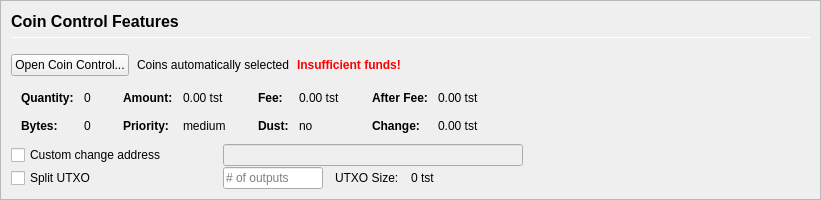
         <widget class="QFrame" name="frameCoinControl">
          <property name="sizePolicy">
           <sizepolicy hsizetype="Expanding" vsizetype="Expanding">
            <horstretch>0</horstretch>
            <verstretch>0</verstretch>
           </sizepolicy>
          </property>
          <property name="maximumSize">
           <size>
            <width>16777215</width>
            <height>16777215</height>
           </size>
          </property>
          <property name="frameShape">
           <enum>QFrame::StyledPanel</enum>
          </property>
          <property name="frameShadow">
           <enum>QFrame::Sunken</enum>
          </property>
          <layout class="QVBoxLayout" name="verticalLayoutCoinControl2">
           <property name="spacing">
            <number>0</number>
           </property>
           <property name="leftMargin">
            <number>0</number>
           </property>
           <property name="topMargin">
            <number>0</number>
           </property>
           <property name="rightMargin">
            <number>0</number>
           </property>
           <property name="bottomMargin">
            <number>0</number>
           </property>
           <item>
            <widget class="QFrame" name="frameCoinControl_BG">
             <layout class="QVBoxLayout" name="verticalLayoutCoinControl" stretch="0,0,0,0,0,0">
              <property name="spacing">
               <number>1</number>
              </property>
              <property name="leftMargin">
               <number>10</number>
              </property>
              <property name="topMargin">
               <number>10</number>
              </property>
              <item>
               <layout class="QHBoxLayout" name="horizontalLayoutCoinControl1">
                <property name="bottomMargin">
                 <number>15</number>
                </property>
                <item>
                 <layout class="QVBoxLayout" name="verticalLayout_3">
                  <property name="spacing">
                   <number>6</number>
                  </property>
                  <item>
                   <widget class="QLabel" name="labelCoinControlFeatures">
                    <property name="sizePolicy">
                     <sizepolicy hsizetype="Preferred" vsizetype="Maximum">
                      <horstretch>0</horstretch>
                      <verstretch>0</verstretch>
                     </sizepolicy>
                    </property>
                    <property name="minimumSize">
                     <size>
                      <width>0</width>
                      <height>20</height>
                     </size>
                    </property>
                    <property name="font">
                     <font>
                      <pointsize>12</pointsize>
                      <weight>75</weight>
                      <bold>true</bold>
                     </font>
                    </property>
                    <property name="styleSheet">
                     <string notr="true">font-weight:bold;</string>
                    </property>
                    <property name="text">
                     <string>Coin Control Features</string>
                    </property>
                   </widget>
                  </item>
                  <item>
                   <widget class="Line" name="line">
                    <property name="minimumSize">
                     <size>
                      <width>0</width>
                      <height>1</height>
                     </size>
                    </property>
                    <property name="maximumSize">
                     <size>
                      <width>16777215</width>
                      <height>1</height>
                     </size>
                    </property>
                    <property name="orientation">
                     <enum>Qt::Horizontal</enum>
                    </property>
                   </widget>
                  </item>
                 </layout>
                </item>
               </layout>
              </item>
              <item>
               <layout class="QHBoxLayout" name="horizontalLayoutCoinControl2" stretch="0,0,0,0">
                <property name="spacing">
                 <number>8</number>
                </property>
                <property name="bottomMargin">
                 <number>10</number>
                </property>
                <item>
                 <widget class="QPushButton" name="pushButtonCoinControl">
                  <property name="styleSheet">
                   <string notr="true"/>
                  </property>
                  <property name="text">
                   <string>Open Coin Control...</string>
                  </property>
                  <property name="autoDefault">
                   <bool>false</bool>
                  </property>
                 </widget>
                </item>
                <item>
                 <widget class="QLabel" name="labelCoinControlAutomaticallySelected">
                  <property name="text">
                   <string>Coins automatically selected</string>
                  </property>
                  <property name="margin">
                   <number>5</number>
                  </property>
                 </widget>
                </item>
                <item>
                 <widget class="QLabel" name="labelCoinControlInsuffFunds">
                  <property name="font">
                   <font>
                    <weight>75</weight>
                    <bold>true</bold>
                   </font>
                  </property>
                  <property name="styleSheet">
                   <string notr="true">color:red;font-weight:bold;</string>
                  </property>
                  <property name="text">
                   <string>Insufficient funds!</string>
                  </property>
                  <property name="margin">
                   <number>5</number>
                  </property>
                 </widget>
                </item>
                <item>
                 <spacer name="horizontalSpacerCoinControl">
                  <property name="orientation">
                   <enum>Qt::Horizontal</enum>
                  </property>
                  <property name="sizeHint" stdset="0">
                   <size>
                    <width>40</width>
                    <height>1</height>
                   </size>
                  </property>
                 </spacer>
                </item>
               </layout>
              </item>
              <item>
               <widget class="QWidget" name="widgetCoinControl" native="true">
                <property name="sizePolicy">
                 <sizepolicy hsizetype="Preferred" vsizetype="Preferred">
                  <horstretch>0</horstretch>
                  <verstretch>0</verstretch>
                 </sizepolicy>
                </property>
                <property name="minimumSize">
                 <size>
                  <width>0</width>
                  <height>0</height>
                 </size>
                </property>
                <property name="styleSheet">
                 <string notr="true"/>
                </property>
                <layout class="QHBoxLayout" name="horizontalLayoutCoinControl5">
                 <property name="leftMargin">
                  <number>0</number>
                 </property>
                 <property name="topMargin">
                  <number>0</number>
                 </property>
                 <property name="rightMargin">
                  <number>0</number>
                 </property>
                 <property name="bottomMargin">
                  <number>0</number>
                 </property>
                 <item>
                  <layout class="QHBoxLayout" name="horizontalLayoutCoinControl3" stretch="0,0,0,1">
                   <property name="spacing">
                    <number>20</number>
                   </property>
                   <property name="topMargin">
                    <number>0</number>
                   </property>
                   <property name="bottomMargin">
                    <number>10</number>
                   </property>
                   <item>
                    <layout class="QFormLayout" name="formLayoutCoinControl1">
                     <property name="horizontalSpacing">
                      <number>10</number>
                     </property>
                     <property name="verticalSpacing">
                      <number>14</number>
                     </property>
                     <property name="leftMargin">
                      <number>10</number>
                     </property>
                     <property name="topMargin">
                      <number>4</number>
                     </property>
                     <property name="rightMargin">
                      <number>6</number>
                     </property>
                     <item row="0" column="0">
                      <widget class="QLabel" name="labelCoinControlQuantityText">
                       <property name="font">
                        <font>
                         <weight>75</weight>
                         <bold>true</bold>
                        </font>
                       </property>
                       <property name="text">
                        <string>Quantity:</string>
                       </property>
                       <property name="margin">
                        <number>0</number>
                       </property>
                      </widget>
                     </item>
                     <item row="0" column="1">
                      <widget class="QLabel" name="labelCoinControlQuantity">
                       <property name="cursor">
                        <cursorShape>IBeamCursor</cursorShape>
                       </property>
                       <property name="contextMenuPolicy">
                        <enum>Qt::ActionsContextMenu</enum>
                       </property>
                       <property name="text">
                        <string notr="true">0</string>
                       </property>
                       <property name="margin">
                        <number>0</number>
                       </property>
                       <property name="textInteractionFlags">
                        <set>Qt::LinksAccessibleByMouse|Qt::TextSelectableByKeyboard|Qt::TextSelectableByMouse</set>
                       </property>
                      </widget>
                     </item>
                     <item row="1" column="0">
                      <widget class="QLabel" name="labelCoinControlBytesText">
                       <property name="font">
                        <font>
                         <weight>75</weight>
                         <bold>true</bold>
                        </font>
                       </property>
                       <property name="text">
                        <string>Bytes:</string>
                       </property>
                      </widget>
                     </item>
                     <item row="1" column="1">
                      <widget class="QLabel" name="labelCoinControlBytes">
                       <property name="cursor">
                        <cursorShape>IBeamCursor</cursorShape>
                       </property>
                       <property name="contextMenuPolicy">
                        <enum>Qt::ActionsContextMenu</enum>
                       </property>
                       <property name="text">
                        <string notr="true">0</string>
                       </property>
                       <property name="textInteractionFlags">
                        <set>Qt::LinksAccessibleByMouse|Qt::TextSelectableByKeyboard|Qt::TextSelectableByMouse</set>
                       </property>
                      </widget>
                     </item>
                    </layout>
                   </item>
                   <item>
                    <layout class="QFormLayout" name="formLayoutCoinControl2">
                     <property name="horizontalSpacing">
                      <number>10</number>
                     </property>
                     <property name="verticalSpacing">
                      <number>14</number>
                     </property>
                     <property name="leftMargin">
                      <number>6</number>
                     </property>
                     <property name="topMargin">
                      <number>4</number>
                     </property>
                     <property name="rightMargin">
                      <number>6</number>
                     </property>
                     <item row="0" column="0">
                      <widget class="QLabel" name="labelCoinControlAmountText">
                       <property name="font">
                        <font>
                         <weight>75</weight>
                         <bold>true</bold>
                        </font>
                       </property>
                       <property name="text">
                        <string>Amount:</string>
                       </property>
                       <property name="margin">
                        <number>0</number>
                       </property>
                      </widget>
                     </item>
                     <item row="0" column="1">
                      <widget class="QLabel" name="labelCoinControlAmount">
                       <property name="cursor">
                        <cursorShape>IBeamCursor</cursorShape>
                       </property>
                       <property name="contextMenuPolicy">
                        <enum>Qt::ActionsContextMenu</enum>
                       </property>
                       <property name="text">
                        <string notr="true">0.00 tst</string>
                       </property>
                       <property name="textInteractionFlags">
                        <set>Qt::LinksAccessibleByMouse|Qt::TextSelectableByKeyboard|Qt::TextSelectableByMouse</set>
                       </property>
                      </widget>
                     </item>
                     <item row="1" column="0">
                      <widget class="QLabel" name="labelCoinControlPriorityText">
                       <property name="font">
                        <font>
                         <weight>75</weight>
                         <bold>true</bold>
                        </font>
                       </property>
                       <property name="text">
                        <string>Priority:</string>
                       </property>
                      </widget>
                     </item>
                     <item row="1" column="1">
                      <widget class="QLabel" name="labelCoinControlPriority">
                       <property name="cursor">
                        <cursorShape>IBeamCursor</cursorShape>
                       </property>
                       <property name="contextMenuPolicy">
                        <enum>Qt::ActionsContextMenu</enum>
                       </property>
                       <property name="text">
                        <string>medium</string>
                       </property>
                       <property name="textInteractionFlags">
                        <set>Qt::LinksAccessibleByMouse|Qt::TextSelectableByKeyboard|Qt::TextSelectableByMouse</set>
                       </property>
                      </widget>
                     </item>
                    </layout>
                   </item>
                   <item>
                    <layout class="QFormLayout" name="formLayoutCoinControl3">
                     <property name="horizontalSpacing">
                      <number>10</number>
                     </property>
                     <property name="verticalSpacing">
                      <number>14</number>
                     </property>
                     <property name="leftMargin">
                      <number>6</number>
                     </property>
                     <property name="topMargin">
                      <number>4</number>
                     </property>
                     <property name="rightMargin">
                      <number>6</number>
                     </property>
                     <item row="0" column="0">
                      <widget class="QLabel" name="labelCoinControlFeeText">
                       <property name="font">
                        <font>
                         <weight>75</weight>
                         <bold>true</bold>
                        </font>
                       </property>
                       <property name="text">
                        <string>Fee:</string>
                       </property>
                       <property name="margin">
                        <number>0</number>
                       </property>
                      </widget>
                     </item>
                     <item row="0" column="1">
                      <widget class="QLabel" name="labelCoinControlFee">
                       <property name="cursor">
                        <cursorShape>IBeamCursor</cursorShape>
                       </property>
                       <property name="contextMenuPolicy">
                        <enum>Qt::ActionsContextMenu</enum>
                       </property>
                       <property name="text">
                        <string notr="true">0.00 tst</string>
                       </property>
                       <property name="textInteractionFlags">
                        <set>Qt::LinksAccessibleByMouse|Qt::TextSelectableByKeyboard|Qt::TextSelectableByMouse</set>
                       </property>
                      </widget>
                     </item>
                     <item row="1" column="0">
                      <widget class="QLabel" name="labelCoinControlLowOutputText">
                       <property name="font">
                        <font>
                         <weight>75</weight>
                         <bold>true</bold>
                        </font>
                       </property>
                       <property name="text">
                        <string>Dust:</string>
                       </property>
                      </widget>
                     </item>
                     <item row="1" column="1">
                      <widget class="QLabel" name="labelCoinControlLowOutput">
                       <property name="cursor">
                        <cursorShape>IBeamCursor</cursorShape>
                       </property>
                       <property name="contextMenuPolicy">
                        <enum>Qt::ActionsContextMenu</enum>
                       </property>
                       <property name="text">
                        <string>no</string>
                       </property>
                       <property name="textInteractionFlags">
                        <set>Qt::LinksAccessibleByMouse|Qt::TextSelectableByKeyboard|Qt::TextSelectableByMouse</set>
                       </property>
                      </widget>
                     </item>
                    </layout>
                   </item>
                   <item>
                    <layout class="QFormLayout" name="formLayoutCoinControl4">
                     <property name="horizontalSpacing">
                      <number>10</number>
                     </property>
                     <property name="verticalSpacing">
                      <number>14</number>
                     </property>
                     <property name="leftMargin">
                      <number>6</number>
                     </property>
                     <property name="topMargin">
                      <number>4</number>
                     </property>
                     <property name="rightMargin">
                      <number>6</number>
                     </property>
                     <item row="0" column="0">
                      <widget class="QLabel" name="labelCoinControlAfterFeeText">
                       <property name="font">
                        <font>
                         <weight>75</weight>
                         <bold>true</bold>
                        </font>
                       </property>
                       <property name="text">
                        <string>After Fee:</string>
                       </property>
                       <property name="margin">
                        <number>0</number>
                       </property>
                      </widget>
                     </item>
                     <item row="0" column="1">
                      <widget class="QLabel" name="labelCoinControlAfterFee">
                       <property name="cursor">
                        <cursorShape>IBeamCursor</cursorShape>
                       </property>
                       <property name="contextMenuPolicy">
                        <enum>Qt::ActionsContextMenu</enum>
                       </property>
                       <property name="text">
                        <string notr="true">0.00 tst</string>
                       </property>
                       <property name="textInteractionFlags">
                        <set>Qt::LinksAccessibleByMouse|Qt::TextSelectableByKeyboard|Qt::TextSelectableByMouse</set>
                       </property>
                      </widget>
                     </item>
                     <item row="1" column="0">
                      <widget class="QLabel" name="labelCoinControlChangeText">
                       <property name="font">
                        <font>
                         <weight>75</weight>
                         <bold>true</bold>
                        </font>
                       </property>
                       <property name="text">
                        <string>Change:</string>
                       </property>
                      </widget>
                     </item>
                     <item row="1" column="1">
                      <widget class="QLabel" name="labelCoinControlChange">
                       <property name="cursor">
                        <cursorShape>IBeamCursor</cursorShape>
                       </property>
                       <property name="contextMenuPolicy">
                        <enum>Qt::ActionsContextMenu</enum>
                       </property>
                       <property name="text">
                        <string notr="true">0.00 tst</string>
                       </property>
                       <property name="textInteractionFlags">
                        <set>Qt::LinksAccessibleByMouse|Qt::TextSelectableByKeyboard|Qt::TextSelectableByMouse</set>
                       </property>
                      </widget>
                     </item>
                    </layout>
                   </item>
                  </layout>
                 </item>
                </layout>
               </widget>
              </item>
              <item>
               <layout class="QHBoxLayout" name="horizontalLayoutCoinControl4">
                <property name="spacing">
                 <number>12</number>
                </property>
                <property name="sizeConstraint">
                 <enum>QLayout::SetDefaultConstraint</enum>
                </property>
                <property name="topMargin">
                 <number>0</number>
                </property>
                <property name="rightMargin">
                 <number>0</number>
                </property>
                <item>
                 <widget class="QCheckBox" name="checkBoxCoinControlChange">
                  <property name="sizePolicy">
                   <sizepolicy hsizetype="Preferred" vsizetype="Preferred">
                    <horstretch>0</horstretch>
                    <verstretch>0</verstretch>
                   </sizepolicy>
                  </property>
                  <property name="minimumSize">
                   <size>
                    <width>200</width>
                    <height>0</height>
                   </size>
                  </property>
                  <property name="maximumSize">
                   <size>
                    <width>200</width>
                    <height>16777215</height>
                   </size>
                  </property>
                  <property name="toolTip">
                   <string>If this is activated, but the change address is empty or invalid, change will be sent to a newly generated address.</string>
                  </property>
                  <property name="text">
                   <string>Custom change address</string>
                  </property>
                 </widget>
                </item>
                <item>
                 <widget class="QValidatedLineEdit" name="lineEditCoinControlChange">
                  <property name="enabled">
                   <bool>false</bool>
                  </property>
                  <property name="sizePolicy">
                   <sizepolicy hsizetype="Preferred" vsizetype="Preferred">
                    <horstretch>0</horstretch>
                    <verstretch>0</verstretch>
                   </sizepolicy>
                  </property>
                  <property name="minimumSize">
                   <size>
                    <width>300</width>
                    <height>0</height>
                   </size>
                  </property>
                 </widget>
                </item>
                <item>
                 <widget class="QLabel" name="labelCoinControlChangeLabel">
                  <property name="sizePolicy">
                   <sizepolicy hsizetype="Preferred" vsizetype="Preferred">
                    <horstretch>0</horstretch>
                    <verstretch>0</verstretch>
                   </sizepolicy>
                  </property>
                  <property name="minimumSize">
                   <size>
                    <width>100</width>
                    <height>0</height>
                   </size>
                  </property>
                  <property name="text">
                   <string/>
                  </property>
                  <property name="margin">
                   <number>3</number>
                  </property>
                 </widget>
                </item>
               </layout>
              </item>
              <item>
               <layout class="QHBoxLayout" name="horizontalLayoutCoinControl6">
                <property name="spacing">
                 <number>12</number>
                </property>
                <property name="rightMargin">
                 <number>0</number>
                </property>
                <item>
                 <widget class="QCheckBox" name="splitBlockCheckBox">
                  <property name="sizePolicy">
                   <sizepolicy hsizetype="Preferred" vsizetype="Preferred">
                    <horstretch>0</horstretch>
                    <verstretch>0</verstretch>
                   </sizepolicy>
                  </property>
                  <property name="minimumSize">
                   <size>
                    <width>200</width>
                    <height>0</height>
                   </size>
                  </property>
                  <property name="maximumSize">
                   <size>
                    <width>200</width>
                    <height>16777215</height>
                   </size>
                  </property>
                  <property name="text">
                   <string>Split UTXO</string>
                  </property>
                 </widget>
                </item>
                <item>
                 <widget class="QLineEdit" name="splitBlockLineEdit">
                  <property name="sizePolicy">
                   <sizepolicy hsizetype="Preferred" vsizetype="Preferred">
                    <horstretch>50</horstretch>
                    <verstretch>0</verstretch>
                   </sizepolicy>
                  </property>
                  <property name="minimumSize">
                   <size>
                    <width>100</width>
                    <height>0</height>
                   </size>
                  </property>
                  <property name="maximumSize">
                   <size>
                    <width>100</width>
                    <height>16777215</height>
                   </size>
                  </property>
                  <property name="placeholderText">
                   <string># of outputs</string>
                  </property>
                 </widget>
                </item>
                <item>
                 <widget class="QLabel" name="labelBlockSizeText">
                  <property name="text">
                   <string>UTXO Size:</string>
                  </property>
                 </widget>
                </item>
                <item>
                 <widget class="QLabel" name="labelBlockSize">
                  <property name="text">
                   <string>0 tst</string>
                  </property>
                 </widget>
                </item>
                <item>
                 <spacer name="horizontalSpacer_7">
                  <property name="orientation">
                   <enum>Qt::Horizontal</enum>
                  </property>
                  <property name="sizeHint" stdset="0">
                   <size>
                    <width>40</width>
                    <height>20</height>
                   </size>
                  </property>
                 </spacer>
                </item>
               </layout>
              </item>
              <item>
               <spacer name="verticalSpacerCoinControl">
                <property name="orientation">
                 <enum>Qt::Vertical</enum>
                </property>
                <property name="sizeHint" stdset="0">
                 <size>
                  <width>800</width>
                  <height>1</height>
                 </size>
                </property>
               </spacer>
              </item>
             </layout>
            </widget>
           </item>
          </layout>
         </widget>
